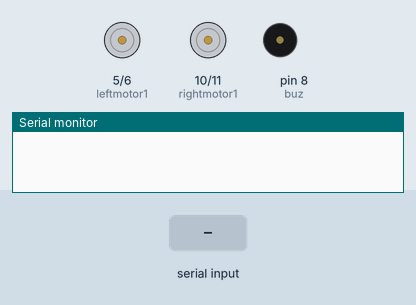
Recording of a sketch running on a simulated Arduino Uno, built with avr-gcc and run on an emulated ATmega328P. Parts: motor-driver pin pairs drawn as motors (green arrow = first pin HIGH = forward, orange = second pin HIGH = backward, longer = more drive), buzzer (waves = sounding, pin HIGH), the last lines printed to the serial monitor. Inputs (shaded band) come from the test bench.

Above: at 1.2 s.
1.3 s: "F" received over the second serial link
At 1.9 s:
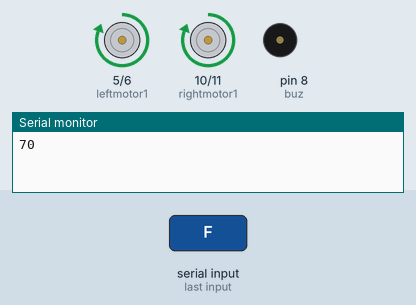
2.9 s: "B" received over the second serial link
At 4.2 s:
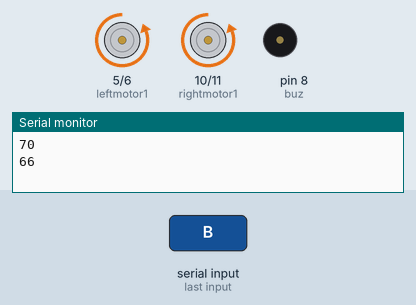
4.5 s: "L" received over the second serial link
At 5.5 s:
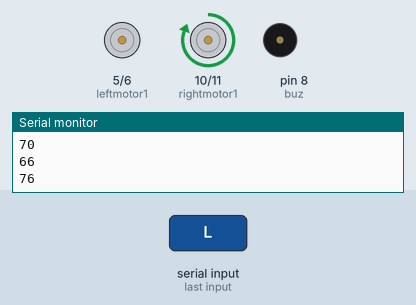
6.1 s: "R" received over the second serial link
At 6.7 s:
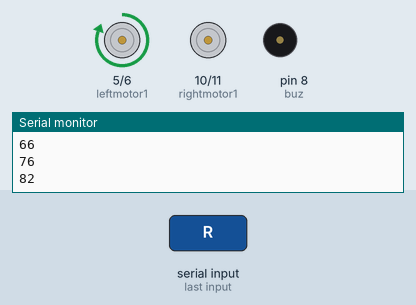
7.7 s: "V" received over the second serial link
At 9.0 s:
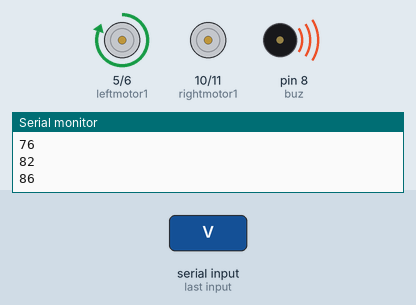
9.3 s: "S" received over the second serial link
At 10.3 s:
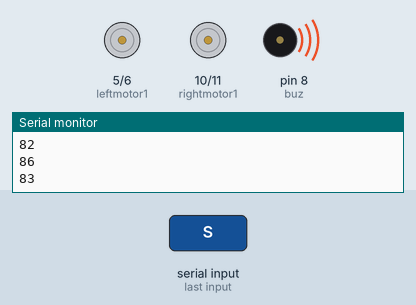
Timing chart, 0 to 11.9 s (numbered marks = the images above; inputs shaded):
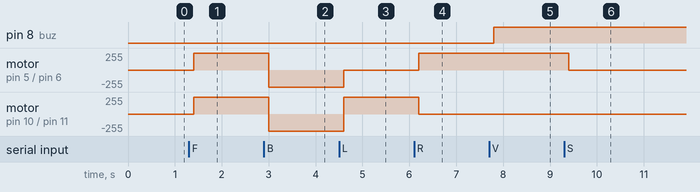

The sketch:

bluetooth_con_car.ino
```cpp
#include<SoftwareSerial.h>
SoftwareSerial Blue(0,1);
int leftmotor1=5;
int leftmotor2=6;
int rightmotor1=10;
int rightmotor2=11;
int buz=8,a;

void setup()
{
Serial.begin(9600);
Blue.begin(9600);
   pinMode(leftmotor1,OUTPUT);
   pinMode(leftmotor2,OUTPUT);
   pinMode(rightmotor1,OUTPUT);
   pinMode(rightmotor2,OUTPUT);
   pinMode(buz,OUTPUT);
}

void loop() {
if(Blue.available())
{
  delay(100);
  while(Blue.available()>0)
  {    {
    a=(Blue.read());
     Serial.println(a);
    }
  }
}
 if (a==70)
   {
      digitalWrite(leftmotor1,HIGH);
      digitalWrite(leftmotor2,LOW);
      digitalWrite(rightmotor1,HIGH);
      digitalWrite(rightmotor2,LOW);

   }
  else if(a==66)
   {
      digitalWrite(leftmotor1,LOW);
      digitalWrite(leftmotor2,HIGH);
      digitalWrite(rightmotor1,LOW);
      digitalWrite(rightmotor2,HIGH);
   }
   else if(a==76)
   {
      digitalWrite(leftmotor1,LOW);
      digitalWrite(leftmotor2,LOW);
      digitalWrite(rightmotor1,HIGH);
      digitalWrite(rightmotor2,LOW);

   }
   else if(a==82)
   {
      digitalWrite(leftmotor1,HIGH);
      digitalWrite(leftmotor2,LOW);
      digitalWrite(rightmotor1,LOW);
      digitalWrite(rightmotor2,LOW);
   }
   else if(a==83)
   {
      digitalWrite(leftmotor1,LOW);
      digitalWrite(leftmotor2,LOW);
      digitalWrite(rightmotor1,LOW);
      digitalWrite(rightmotor2,LOW);
   }
   else if(a==86)
   {
    digitalWrite(buz,HIGH);
   }
   else if(a==118)
   {
    digitalWrite(buz,LOW);
   }
}
```

Measured:
- after the input at 1.3 s, motor on pin 5 (leftmotor1) / pin 6 (leftmotor2), motor on pin 10 (rightmotor1) / pin 11 (rightmotor2): stopped → forward 255/255 after 0.10 s
- after the input at 2.9 s, motor on pin 5 (leftmotor1) / pin 6 (leftmotor2), motor on pin 10 (rightmotor1) / pin 11 (rightmotor2): forward 255/255 → backward 255/255 after 0.10 s
- after the input at 4.5 s, motor on pin 5 (leftmotor1) / pin 6 (leftmotor2): backward 255/255 → stopped after 0.10 s; motor on pin 10 (rightmotor1) / pin 11 (rightmotor2): backward 255/255 → forward 255/255 after 0.10 s
- after the input at 6.1 s, motor on pin 5 (leftmotor1) / pin 6 (leftmotor2): stopped → forward 255/255 after 0.10 s; motor on pin 10 (rightmotor1) / pin 11 (rightmotor2): forward 255/255 → stopped after 0.10 s
- after the input at 7.7 s, pin 8 (buz): LOW → HIGH after 0.10 s
- after the input at 9.3 s, motor on pin 5 (leftmotor1) / pin 6 (leftmotor2): forward 255/255 → stopped after 0.10 s
